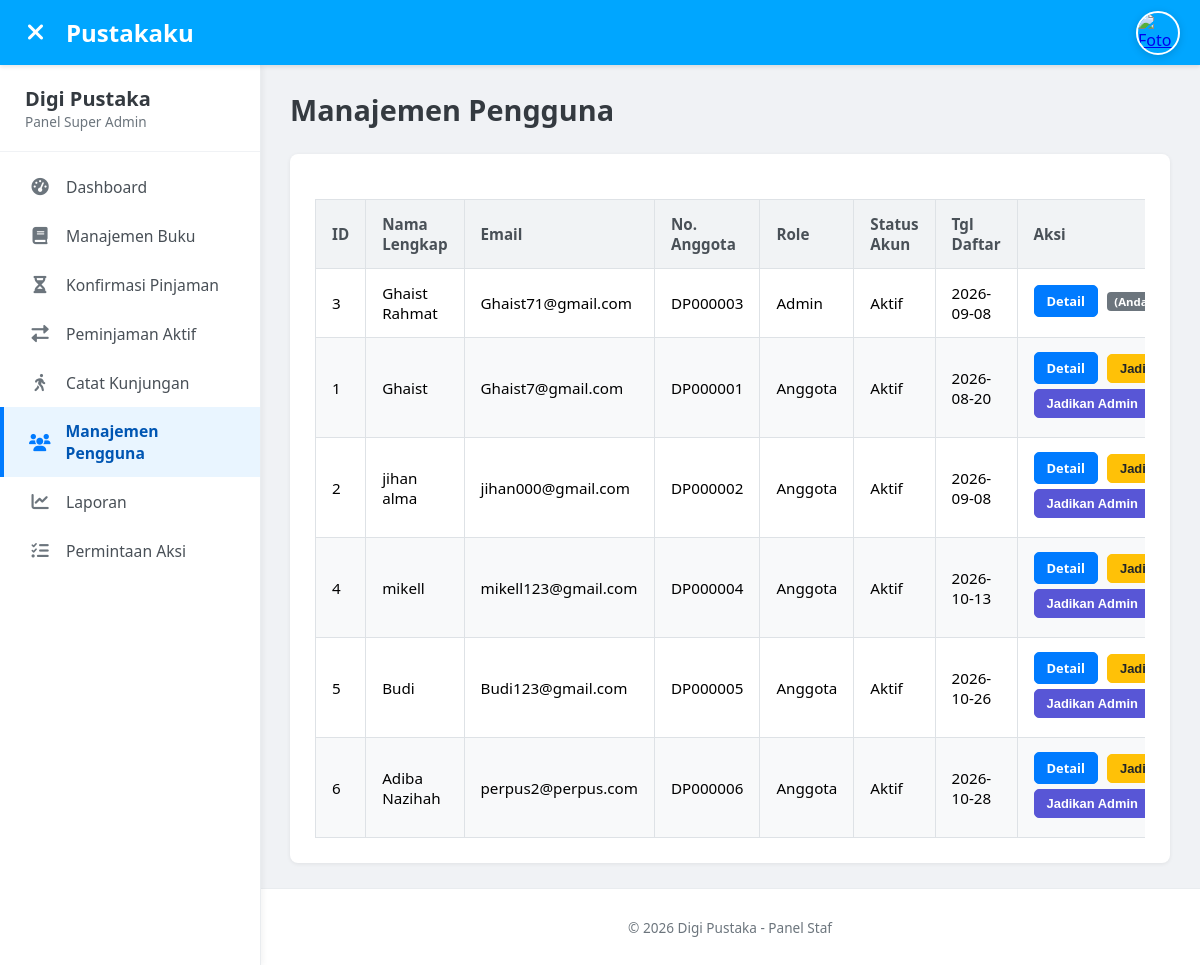
The app's page /admin/users (signed in) with its own data.
### tables this page shows
CREATE TABLE users (
    user_id INTEGER PRIMARY KEY AUTOINCREMENT,
    nama_lengkap TEXT NOT NULL,
    email TEXT UNIQUE NOT NULL,
    password TEXT NOT NULL,
    nomor_anggota TEXT UNIQUE NOT NULL CHECK(LENGTH(nomor_anggota) == 8 AND SUBSTR(nomor_anggota, 1, 2) == 'DP'), -- Contoh: DP000001
    role TEXT NOT NULL DEFAULT 'anggota' CHECK(role IN ('admin', 'pustakawan', 'anggota')),
    alamat TEXT,
    no_telepon TEXT,
    foto_profil_path TEXT, -- Path relatif dari folder static
    tgl_daftar DATETIME DEFAULT CURRENT_TIMESTAMP,
    updated_at DATETIME DEFAULT CURRENT_TIMESTAMP,
    is_active INTEGER DEFAULT 1 CHECK(is_active IN (0, 1)) -- 1 untuk aktif, 0 untuk tidak aktif
);

### app.py (the view)
@app.route('/admin/users')
@staff_required
def admin_list_users():
    db = get_db()
    users_data_raw = db.execute("""
        SELECT u.user_id, u.nama_lengkap, u.email, u.nomor_anggota, u.role, u.is_active, u.tgl_daftar,
               (SELECT COUNT(*) FROM user_action_requests ar
                WHERE ar.target_user_id = u.user_id AND ar.status = 'pending') as pending_requests_count
        FROM users u
        ORDER BY
            CASE u.role
                WHEN 'admin' THEN 1
                WHEN 'pustakawan' THEN 2
                WHEN 'anggota' THEN 3
                ELSE 4
            END ASC,
            u.tgl_daftar ASC
    """).fetchall()
    users_data = []
    for row_raw in users_data_raw:
        row = dict(row_raw)
        row['tgl_daftar_dt'] = parse_datetime_str(row.get('tgl_daftar'))
        users_data.append(row)
    return render_template('admin/list_users.html', title="Manajemen Pengguna", users=users_data)

### app.py (called while the page is built)
def get_db():
    db = getattr(g, '_database', None)
    if db is None:
        db = g._database = sqlite3.connect(DATABASE)
        db.row_factory = sqlite3.Row
    return db

@app.teardown_appcontext
def close_connection(exception):
    db = getattr(g, '_database', None)
    if db is not None:
        db.close()

def parse_datetime_str(date_str, format='%Y-%m-%d %H:%M:%S'):
    if not date_str:
        return None
    try:
        return datetime.datetime.strptime(date_str.split('.')[0], format)
    except (ValueError, TypeError):
        return None

def staff_required(view):
    @functools.wraps(view)
    def wrapped_view(**kwargs):
        if g.user is None:
            flash("Anda harus login untuk mengakses halaman ini.", "warning")
            return redirect(url_for('login', next=request.url))
        if g.user['role'] not in ['admin', 'pustakawan']:
            flash("Anda tidak memiliki izin Staf untuk mengakses halaman ini.", "danger")
            if g.user['role'] == 'anggota':
                return redirect(url_for('dashboard'))
            return redirect(url_for('index'))
        return view(**kwargs)
    return wrapped_view

@app.before_request
def load_logged_in_user():
    user_id = session.get('user_id')
    g.user = None
    if user_id is not None:
        db = get_db()
        user_data_row = db.execute(
            'SELECT * FROM users WHERE user_id = ?', (user_id,)
        ).fetchone()
        if user_data_row and user_data_row['is_active'] == 1:
             g.user = dict(user_data_row)
             g.user['tgl_daftar_dt'] = parse_datetime_str(g.user.get('tgl_daftar'))
             g.user['updated_at_dt'] = parse_datetime_str(g.user.get('updated_at'))
        elif user_data_row and user_data_row['is_active'] == 0:
             session.clear()

@app.context_processor
def inject_global_vars():
    user_for_template = g.get('user', None)
    return {'current_year': datetime.datetime.now().year,
            'g_user': user_for_template,
            'now': datetime.datetime.now(),
            'parse_datetime_str': parse_datetime_str}

### templates/admin/list_users.html (shortened to what this page needs)
{% extends "admin/admin_base.html" %}
{% block page_title %}Manajemen Pengguna{% endblock %}
{% block content %}
<div class="table-responsive-wrapper">
    <table class="data-table">
        <thead>
            <tr>
                <th>ID</th>
                <th>Nama Lengkap</th>
                <th>Email</th>
                <th>No. Anggota</th>
                <th>Role</th>
                <th>Status Akun</th>
                <th>Tgl Daftar</th>
                <th style="min-width: 350px;">Aksi</th>
            </tr>
        </thead>
        <tbody>
            {% if users %}
                {% for user_row in users %}
                <tr>
                    <td>{{ user_row['user_id'] }}</td>
                    <td>
                        {{ user_row['nama_lengkap'] }}
                    </td>
                    <td>{{ user_row['email'] }}</td>
                    <td>{{ user_row['nomor_anggota'] }}</td>
                    <td>{{ user_row['role'] | title }}</td>
                    <td>{% if user_row['is_active'] == 1 %}Aktif{% else %}Nonaktif{% endif %}</td>
                    <td>{{ user_row['tgl_daftar'].split(' ')[0] if user_row['tgl_daftar'] else '-' }}</td>
                    <td class="action-buttons">
                        <a href="{{ url_for('admin_user_detail', user_id=user_row['user_id']) }}" class="btn btn-detail btn-sm">Detail</a>
                        {% if user_row['user_id'] != g_user.user_id %}
                            {% if g_user.role == 'admin' %}
                                {% if user_row['role'] == 'anggota' %}
                                    <form action="{{ url_for('admin_toggle_user_role', user_id=user_row['user_id']) }}" method="post" style="display: inline;">
                                        <button type="submit" class="btn btn-warning btn-sm">Jadikan Pustakawan</button>
                                    </form>
                                    <form action="{{ url_for('admin_toggle_user_role', user_id=user_row['user_id']) }}" method="post" style="display: inline;">
                                        <button type="submit" class="btn btn-promote-admin btn-sm">Jadikan Admin</button>
                                    </form>
                                {% endif %}
                            {% endif %}
                        {% else %}
                            <span class="badge bg-secondary">(Anda)</span>
                        {% endif %}
                    </td>
                </tr>
                {% endfor %}
            {% else %}
                <tr>
                    <td colspan="8" style="text-align: center; padding: 20px;">Belum ada pengguna terdaftar.</td>
                </tr>
            {% endif %}
        </tbody>
    </table>
</div>
{% endblock %}

### static/css/admin_style.css (style rules this page uses)
body { display: flex; flex-direction: column; min-height: 100vh; margin: 0; font-family: 'Segoe UI', Tahoma, Geneva, Verdana, sans-serif; background-color: #f4f7f6; font-size: 16px; }
.btn { display: inline-flex; align-items: center; justify-content: center; padding: 10px 20px; font-size: 0.95em; font-weight: 600; border-radius: 5px; text-decoration: none; cursor: pointer; border: 1px solid transparent; transition: background-color 0.2s ease, border-color 0.2s ease, color 0.2s ease; white-space: nowrap; }
.btn-sm { padding: 6px 12px; font-size: 0.85em; }
.btn-detail { background-color: #007bff; color: #fff; border-color: #007bff; }
.btn-warning { background-color: #ffc107; color: #212529; border-color: #ffc107; }
.btn-promote-admin { background-color: #5856d6; color: #fff; border-color: #5856d6; }
.table-responsive-wrapper { width: 100%; overflow-x: auto; }
.data-table { width: 100%; border-collapse: collapse; margin-top: 20px; }
.data-table th, .data-table td { padding: 14px 16px; border: 1px solid #dee2e6; text-align: left; font-size: 0.95em; vertical-align: middle; }
.data-table thead th { background-color: #f1f3f5; font-weight: 600; color: #495057; }
.data-table tbody tr:nth-of-type(even) { background-color: #f8f9fa; }
.action-buttons a, .action-buttons button { margin-right: 5px; margin-bottom: 5px; }
.badge { display: inline-block; padding: .35em .65em; font-size: .75em; font-weight: 700; line-height: 1; color: #fff; text-align: center; white-space: nowrap; vertical-align: baseline; border-radius: .25rem; }
.bg-secondary { background-color: #6c757d !important; }

### records on screen
users: user_id "3", nama_lengkap "Ghaist Rahmat", email "Ghaist71@gmail.com", nomor_anggota "DP000003", role "Admin", is_active "Aktif", tgl_daftar "2026-09-08", shows "(Anda)"
users: user_id "1", nama_lengkap "Ghaist", email "Ghaist7@gmail.com", nomor_anggota "DP000001", role "Anggota", is_active "Aktif", tgl_daftar "2026-08-20"
users: user_id "2", nama_lengkap "jihan alma", email "jihan000@gmail.com", nomor_anggota "DP000002", role "Anggota", is_active "Aktif", tgl_daftar "2026-09-08"
users: user_id "4", nama_lengkap "mikell", email "mikell123@gmail.com", nomor_anggota "DP000004", role "Anggota", is_active "Aktif", tgl_daftar "2026-10-13"
users: user_id "5", nama_lengkap "Budi", email "Budi123@gmail.com", nomor_anggota "DP000005", role "Anggota", is_active "Aktif", tgl_daftar "2026-10-26"
users: user_id "6", nama_lengkap "Adiba Nazihah", email "perpus2@perpus.com", nomor_anggota "DP000006", role "Anggota", is_active "Aktif", tgl_daftar "2026-10-28"
